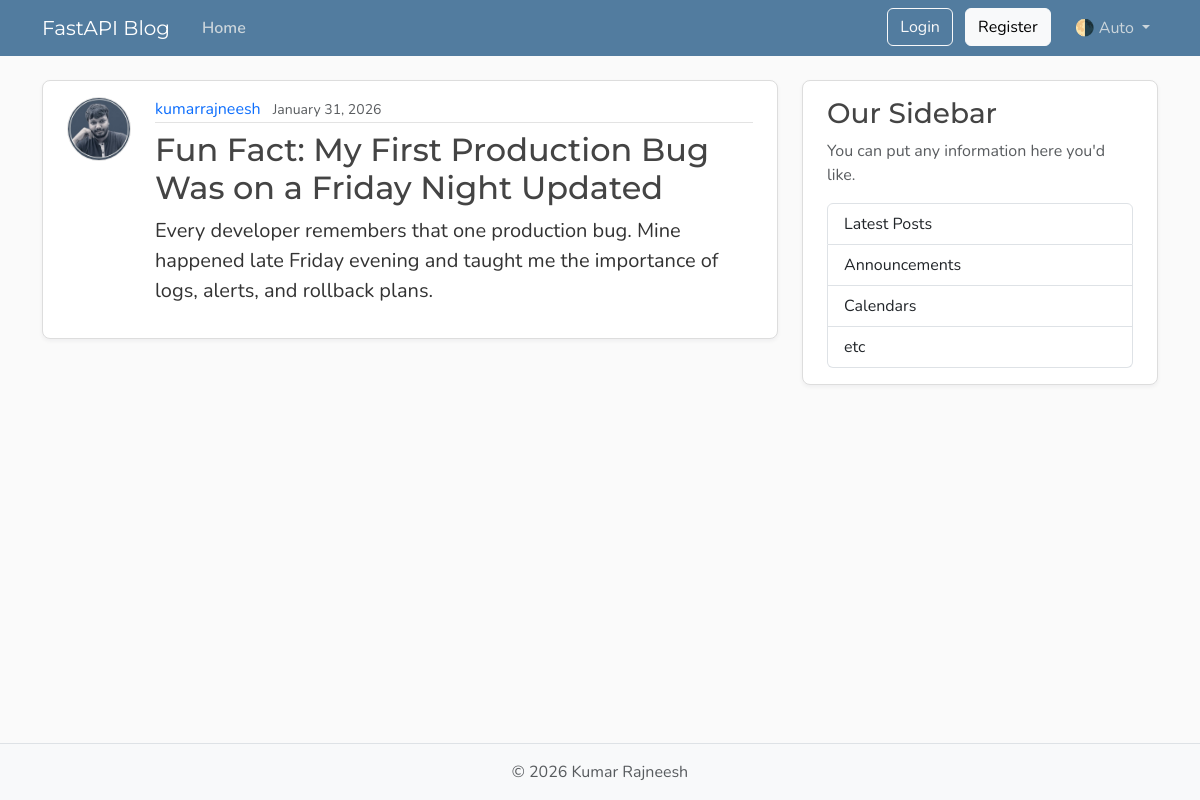
/posts/1, run on the app's committed database.
### models.py (models this page shows, shortened)
class User(Base):
    __tablename__ = "users"
    id: Mapped[int] = mapped_column(Integer, primary_key=True, index=True)
    username: Mapped[str] = mapped_column(String(50), unique=True, nullable=False)
    email: Mapped[str] = mapped_column(String(120), unique=True, nullable=False)
    password_hash: Mapped[str] = mapped_column(String(200), nullable=False)
    image_file: Mapped[str | None] = mapped_column(
        String(200),
        nullable=True,
        default=None,
    )
    posts: Mapped[list[Post]] = relationship(back_populates="author", cascade="all, delete-orphan")

class Post(Base):
    __tablename__ = "posts"
    id: Mapped[int] = mapped_column(Integer, primary_key=True, index=True)
    title: Mapped[str] = mapped_column(String(100), nullable=False)
    content: Mapped[str] = mapped_column(Text, nullable=False)
    user_id: Mapped[int] = mapped_column(
        ForeignKey("users.id"),
        nullable=False,
        index=True,
    )
    date_posted: Mapped[datetime] = mapped_column(
        DateTime(timezone=True),
        default=lambda: datetime.now(UTC),
    )
    author: Mapped[User] = relationship(back_populates="posts")

### main.py (the view)
@app.get("/posts/{post_id}", include_in_schema=False)
async def post_page(request: Request, post_id: int, db: Annotated[AsyncSession, Depends(get_db)]):
    result = await db.execute(select(models.Post).options(selectinload(models.Post.author)).where(models.Post.id == post_id))
    post = result.scalars().first()
    if post:
        title = post.title[:50]
        return templates.TemplateResponse(
            request,
            "post.html",
            {"post": post, "title": title},
        )
    raise HTTPException(status_code=status.HTTP_404_NOT_FOUND, detail="Post not found")

### templates/post.html (shortened to what this page needs)
{% extends "layout.html" %}
{% block content %}
    <article class="content-section py-3 px-4 mb-4">
        <div class="d-flex align-items-start gap-4">
            <img class="rounded-circle article-img flex-shrink-0"
                 src="{{ post.author.image_path }}"
                 alt="{{ post.author.username }}'s profile picture"
                 width="64"
                 height="64"
                 loading="lazy">
            <div class="flex-grow-1">
                <div class="article-metadata mb-2">
                    <a class="me-2"
                       href="{{ url_for("user_posts", user_id=post.author.id) }}">{{ post.author.username }}</a>
                    <small class="text-body-secondary">{{ post.date_posted.strftime("%B %d, %Y") }}</small>
                </div>
                <h2 class="article-title">{{ post.title }}</h2>
                <p class="article-content">{{ post.content }}</p>
            </div>
        </div>
    </article>
{% endblock content %}

### templates/layout.html (shortened to what this page needs)
<!DOCTYPE html>
<html lang="en">
  <head>
    <link href="https://cdn.jsdelivr.net/npm/bootstrap@5.3.8/dist/css/bootstrap.min.css"
          rel="stylesheet"
>
    <link rel="stylesheet"
      type="text/css"
      href="{{ url_for('static', path='css/main.css') }}">
  </head>
  <body class="d-flex flex-column min-vh-100">
    <header class="site-header">
      <nav class="navbar navbar-expand-md bg-steel fixed-top"
           data-bs-theme="dark">
        <div class="container">
          <a class="navbar-brand me-4" href="{{ url_for('home') }}">FastAPI Blog</a>
          <div class="collapse navbar-collapse" id="navbarToggle">
            <div class="navbar-nav me-auto">
              <a class="nav-link active" aria-current="page" href="{{ url_for('home') }}">Home</a>
            </div>
            <div class="navbar-nav">
              <div id="loggedOutNav">
              <a class="btn btn-outline-light mb-2 mb-md-0 me-md-2"
                  href="{{ url_for("login_page") }}">Login</a>
              <a class="btn btn-light mb-2 mb-md-0 me-md-3"
                  href="{{ url_for("register_page") }}">Register</a>
              </div>
              <div class="nav-item dropdown">
                <a class="nav-link dropdown-toggle"
                   href="#"
                   role="button"
                   id="bd-theme"
                   data-bs-toggle="dropdown"
                   aria-expanded="false">
                  <span id="bd-theme-text">🌗 Auto</span>
                </a>
              </div>
            </div>
          </div>
        </div>
      </nav>
    </header>
    <main role="main" class="container">
      <div class="row">
        <div class="col-md-8">
          {% block content %}
          {% endblock content %}
        </div>
        <aside class="col-md-4">
          <div class="content-section py-3 px-4 mb-4">
            <h3>Our Sidebar</h3>
            <p class="text-body-secondary">You can put any information here you'd like.</p>
            <ul class="list-group">
              <li class="list-group-item">Latest Posts</li>
              <li class="list-group-item">Announcements</li>
              <li class="list-group-item">Calendars</li>
              <li class="list-group-item">etc</li>
            </ul>
          </div>
        </aside>
      </div>
    </main>
    <footer class="mt-auto py-3 bg-body-tertiary border-top">
      <div class="container text-center">
        <p class="text-body-secondary mb-0">
          © <span id="year"></span> Kumar Rajneesh
        </p>
      </div>
    </footer>
  </body>
</html>

### static/css/main.css (style rules this page uses)
:root { --font-heading: "Montserrat", system-ui, -apple-system, BlinkMacSystemFont, sans-serif; --font-body: "Nunito", system-ui, -apple-system, BlinkMacSystemFont, sans-serif; --color-bg-body: #fafafa; --color-bg-content: #ffffff; --color-text-primary: #333333; --color-text-heading: #444444; --color-steel: #527c9f; --color-nav-link: #cbd5db; --color-nav-link-hover: #ffffff; --color-link-hover: #428bca; --color-border: #dddddd; --color-border-light: #e3e3e3; --spacing-xl: 5rem; --article-img-size: 4rem; --account-img-size: 7.813rem; }
body { font-family: var(--font-body); background: var(--color-bg-body); color: var(--color-text-primary); }
main { padding-top: var(--spacing-xl); }
h1, h2, h3, h4, h5, h6 { font-family: var(--font-heading); color: var(--color-text-heading); }
.navbar-brand { font-family: var(--font-heading); }
a { text-decoration: none; }
.bg-steel { background-color: var(--color-steel); }
.site-header .navbar-nav .nav-link { color: var(--color-nav-link); transition: color 0.2s ease-in-out; }
.site-header .navbar-nav .nav-link.active { font-weight: 600; }
.content-section { background: var(--color-bg-content); border: 1px solid var(--color-border); border-radius: 0.5rem; box-shadow: 0 2px 4px rgba(15, 23, 42, 0.05); transition: box-shadow 0.15s ease, transform 0.15s ease, border-color 0.15s ease; }
.article-title { color: var(--color-text-heading); transition: color 0.2s ease-in-out; }
.article-content { white-space: pre-line; font-size: 1.25rem; }
.article-img { height: var(--article-img-size); width: var(--article-img-size); flex-shrink: 0; object-fit: cover; border: 1px solid var(--color-border-light); box-shadow: 0 0 0 2px var(--color-bg-content); }
.article-metadata { padding-bottom: 0.063rem; border-bottom: 1px solid var(--color-border-light); }
.article-metadata a { transition: color 0.2s ease-in-out; }
[data-bs-theme="dark"] { --color-bg-body: #1a1a1a; --color-bg-content: #2d2d2d; --color-text-primary: #e0e0e0; --color-text-heading: #f0f0f0; --color-border: #404040; --color-border-light: #4a4a4a; }

### data on the page
User: author.image_path (picture), author.username "kumarrajneesh"
Post: date_posted "January 31, 2026", title "Fun Fact: My First Production Bug Was on a Friday Night Updated", content "Every developer remembers that one production bug. Mine happened late Friday evening and taught me the importance of logs, alerts, and rollback plans."
